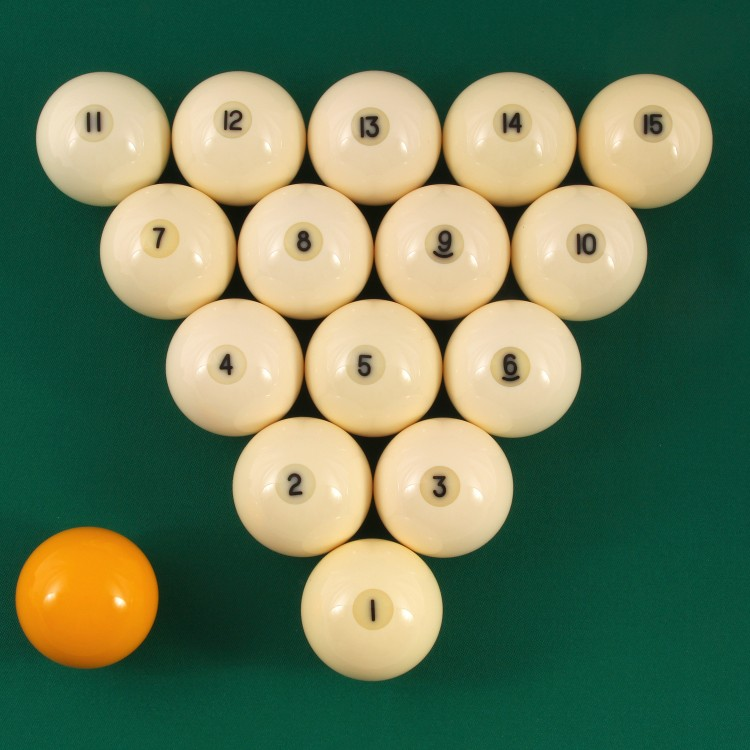
//> input picture laba3oi/ball.jpg, 750 x 750 px
$ ./main   (built with g++ and OpenCV 4)
//> lines starting //> are read from the running program, lines starting //| are printed output that depends on the picture; after the words box and inside, x2 and y2 are one past the last pixel; in counts of white or black regions, pixels touching at a corner belong together
//> further down, image is the input picture: 750 rows x 750 cols, CV_8UC3; mean B, G, R 89.2, 121.4, 100.7
### laba3oi/methods.h
#include <opencv2/opencv.hpp>
#include <opencv2/core/core.hpp>
#include <opencv2/highgui/highgui.hpp>

using namespace cv;
using namespace std;

// Алгоритм вычисления порога бинаризации для полутонового изображения.
// Позволяет разделить пиксели двух классов ("полезные" и "фоновые"),
// рассчитывая порог.

// V
void Otsus_method();

// Метод кластерного анализа, целью которого является разделение m наблюдений
// на k кластеров, при этом каждое наблюдение относится к тому кластеру, к
// центру которого оно ближе всего.

// V
void k_means_method();

// Оператор обнаружения границ изображения.
// 1986 г Джон Кэнни
// Многоступенчатый алгоритм для обнаружения широкого спектра границ в изображениях.

// X
void Canny_method();

// Метод локализирует дефекты текстуры как резко отличающиеся от фона, так и
// образованные поворотом и изменением яркости текстуры.

// X
void regional_expansion_algorythm();

// Алгоритм, применяемы для извлечения элементов из изображения. Предназначен
// для поиска объектов, принадлежащих определенному классу фигур.

// X
void Hough_transform();

### laba3oi/k_means.cpp
#include <iostream>
#include <opencv2/opencv.hpp>

using namespace cv;
using namespace std;

// Особенности :
// В качестве метрики используется Евклидово расстояние
// Число кластеров заранее не известно и выбирается исследователем заранее


// Структура с именем Cluster_params характеризуется:
// media ~ cреднее значение синего, зеленого и красного в кластере
// label ~ идентификатор кластера

struct Cluster_params{
	Vec3b media;
	int label;
};

// [26 lines of commented-out code are left out]

vector<Cluster_params>initClusters(int k, Mat in)
{
	vector<Cluster_params> clusters;
	srand(time(NULL));
	int label=-1;

	for(int i = 0; i < k; i++) {
		Cluster_params clust;
		clust.media = in.at<Vec3b>(rand() % in.rows, rand() % in.cols); //инициализировать media ~ BGR выбранного пикселя
		label++;
		clust.label = label;
		clusters.push_back(clust);
	}

	return clusters;
}

// Метод, который вычисляет евклидово расстояние
// Ввод: значение пикселя1 и значение пикселя2

int distEuclidea(Vec3b p1, Vec3b p2)
{
	return(int)sqrt(pow(p2[0] - p1[0], 2) + pow(p2[1] - p1[1], 2) + pow(p2[2] - p1[2], 2));
}

// Метод, который вычисляет новое среднее.
// Ввод:
// Входное изображение, двумерный массив, содержащий для каждого пикселя идентификатор,
// кластер, к которому он принадлежит, и метка обрабатываемого кластера.
//
// Метод прокручивает исходное изображение и для каждого пикселя проверяет:
// принадлежит ли он обрабатываемому кластеру, да = проверяется,
// совпадает ли (i, j) с меткой обрабатываемого кластера.
// В положительном случае значение среднее сохраняется в векторе.
// Относим наблюдения к тем кластерам, чье среднее к ним ближе всего.

Vec3b mediaCluster(Mat in, int **pixels, int label)
{
	vector<Vec3b> p;
	for(int i = 0; i < in.rows; i++)
		for(int j = 0; j < in.cols; j++)
			if(pixels[i][j] == label)   // если метка совпадает, добавляем в грууппу пикселей
				p.push_back(in.at<Vec3b>(i,j));

	Scalar media, stdDev;
	// Вычисляет среднее и стандартное отклонение элементов массива.
	meanStdDev(p, media, stdDev);  // вычисляем значение среднего значения пикселей группы

	Vec3b bgr;

	bgr[0]= media[0];
	bgr[1] = media[1];
	bgr[2] = media[2];

	return bgr;
}


void kMeans(int k, Mat &in, Mat &out, int iter)
{
	vector<Cluster_params> clusters = initClusters(k,in);

	int **pixels = new int *[in.rows]; // ids
	for(int i = 0; i < in.rows; i++)
		pixels[i] = new int[in.cols];
	for(int i = 0; i < in.rows; i++)
		for(int j = 0; j < in.cols; j++)
				pixels[i][j] = -1;

	int it = 0;
	vector<Cluster_params> olds;
	while(it < iter)
	{ // пока не будет достигнуто максимальное количество итераций
		olds = clusters;
		for(int i = 0; i < in.rows; i++){
			for(int j = 0; j < in.cols; j++){
				// Евклидово расстояние между (i, j) 0-го кластера
				int min = distEuclidea(in.at<Vec3b>(i,j), clusters[0].media);
				int dis = 0;
				// Label
				int c = 0;
				for(int k = 1; k < clusters.size(); k++)
				{ // Теперь управляем расстоянием между пикселями и центроидами оставшихся кластеров
					dis = distEuclidea(in.at<Vec3b>(i,j), clusters[k].media);
					if(dis < min)
					{
						min = dis;
						c = k;
					}
				}
				pixels[i][j] = clusters[c].label; // Устанавливаем (i, j) пиксель как принадлежащий кластеру [c]
			}
		}

		for(int i = 0; i < clusters.size(); i++)
			clusters[i].media = mediaCluster(in, pixels, clusters[i].label);
		int stop = 0;
		for(int i = 0; i < clusters.size(); i++)
		{
			if(olds[i].media != clusters[i].media)  // алгоритм останавливается, когда значения media не меняются
				stop++;
		}
		if(stop == 0)
			break;

		it++;
	}

	for(int i=0;i<in.rows;i++)
	{
		for(int j=0;j<in.cols;j++)
		{
			in.at<Vec3b>(i,j) = clusters[pixels[i][j]].media;
		}
	}

	imwrite("kmeans.jpg",in);

	out = in.clone();

	// [6 lines of commented-out code are left out]
}

### laba3oi/methods.cpp
#include "methods.h"
#include "k_means.cpp"
#include <vector>
#include <math.h>

using namespace std;
using namespace cv;

// Otsu's
//-------------------------------------------------------------------------------------------------------

// Алгоритм предполагает , что изображение содержит два класса пикселей следующих би-модальных гистограмм
// (передний план пикселей и фоновые пикселов), он затем вычисляет оптимальный порог , разделяющий два класса

float helper_in_Otsus_method(int hist[], int level, float v, int pixels_n)
// просто считаем коэффициенты ддля взвешенной суммы, по формулам из отчета
{
	long int total = pixels_n * v, m = 0, rem;
	float w0, w1, u0, u1;
	int n = 0, rem_pixels;

	for (int i = 0; i < level; i++)
	{
		m += i * hist[i];
		n += hist[i];
	}

	rem = total - m;
	rem_pixels = pixels_n - n;

	w0 = (1.0 * n) / (1.0 * pixels_n);
	w1 = (1.0 * rem) / (1.0 * pixels_n);
	u0 = (1.0 * m) / (1.0 * n);
	u1 = (1.0 * rem) / (1.0 * rem_pixels);

	// Метод Оцу ищет порог, уменьшающий дисперсию внутри класса, которая определяется
	// как взвешенная сумма дисперсий двух классов:
	return (w0 * w1 * (u0 - u1) * (u0 - u1));
}

void Otsus_method(Mat &input, Mat &output)
{
	long int u = 0;
	int hist[256], size = input.rows * input.cols, n, pixels_n = size, treshold = 0;
//> size = 562500; pixels_n = 562500
	float v, max = 0, x;
	for (int i; i< 256; i++)
		hist[i] = 0;
	cvtColor(input, input, CV_RGB2GRAY);
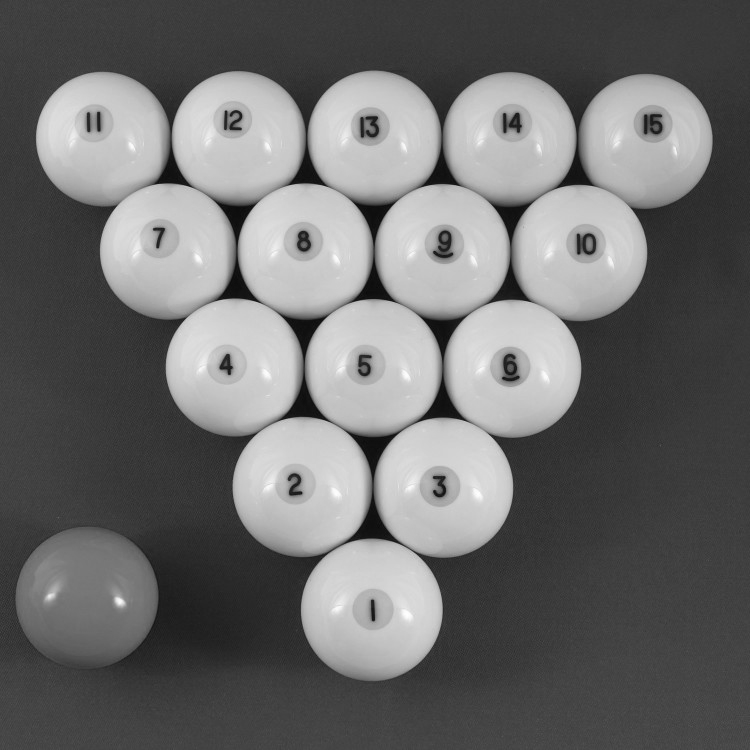
//> input: 750 rows x 750 cols, CV_8UC1; min 8, max 254, mean 109.4

	output = input.clone();

	for (int i = 0; i < output.rows; i++)
	{
		for (int j = 0; j < output.cols; j++)
		{
			n = output.at<uchar>(i, j);  // значение пикселя
			u += n;
			hist[n]++;  // Вычисляем гистограмму
		}
	}
//> this loop made 750 passes
//> (n, u) on passes 1 to 3: (54, 44240), (54, 88388), (56, 132552)
//> after the loop, n = 77; u = 61561436; hist = 256 values, max 21064 at index 57, min 0 at index 0, mean 2197.3

	v = (1.0 * u) / float(pixels_n);  // среднее значение
//> v = 109.4

	for (int i = 1; i < 255; i++)
	{
		x = helper_in_Otsus_method(hist, i, v, pixels_n);
		if (x > max)  // если полученная взвешенная сумма больше, чем имеющееся, то запоминаем ее
					  // и значение порога treshold
		{
			max = x;
			treshold = i;
		}
	}
//> this loop made 254 passes
//> (rem in helper_in_Otsus_method, w1 in helper_in_Otsus_method, u1 in helper_in_Otsus_method, x, max) on passes 9 to 20: (61561420, 109.4, 109.4, 4, 4), (61561384, 109.4, 109.4, 11.86, 11.86), (61561284, 109.4, 109.4, 31.1, 31.1), (61561009, 109.4, 109.4, 78.24, 78.24), (61560481, 109.4, 109.5, 159.5, 159.5), (61559051, 109.4, 109.5, 358.8, 358.8), (61554753, 109.4, 109.5, 904.1, 904.1), (61545903, 109.4, 109.6, 1933.3, 1933.3), (61531743, 109.4, 109.8, 3452.1, 3452.1), (61515270, 109.4, 109.9, 5089.5, 5089.5), (61496352, 109.3, 110.1, 6838.9, 6838.9), (61476991, 109.3, 110.3, 8509.4, 8509.4)
//> (x, max) on passes 61 to 66: (308508.2, 308508.2), (339901.9, 339901.9), (371346, 371346), (403865.2, 403865.2), (437085.8, 437085.8), (472102, 472102)
//> after the loop, max = 802424.9; treshold = 140

	for (int i = 0; i < output.rows; i++)
	{
		for (int j = 0; j < output.cols; j++)
		{
			if (output.at<uchar>(i, j) > treshold)
				output.at<uchar>(i, j) = 255;
			else output.at<uchar>(i, j) = 0;
		}
	}
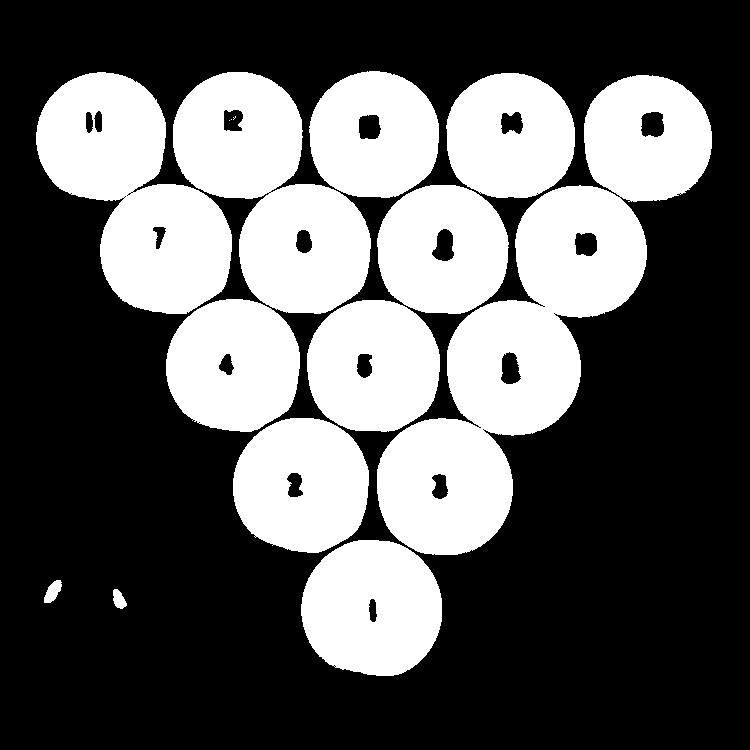
//> output: 750 rows x 750 cols, CV_8UC1; 36.4% white; 15 white regions (3 under 20 px), largest, box (x1, y1, x2, y2) and area: (377, 75, 712, 555) 54747, (36, 72, 232, 314) 26614, (173, 72, 371, 314) 26481

	imwrite("otsu.jpg", output);
}
//-------------------------------------------------------------------------------------------------------

// [28 lines left out: functions k_means_method, Canny_method, regional_expansion_algorythm, Hough_transform, not called in this run]

### laba3oi/main.cpp
#include "methods.cpp"

int main()
{
	Mat image, otsu, k_means;
    image = imread("ball.jpg", CV_LOAD_IMAGE_COLOR);

    namedWindow( "Normal", WINDOW_NORMAL );
    resizeWindow("Normal", 350, 180);
    imshow( "Normal", image );

// Otsu's
// ------------------------------------------------------------------
    Otsus_method(image, otsu);

    namedWindow( "Otsu", WINDOW_NORMAL );
    resizeWindow("Otsu", 350, 180);
    imshow( "Otsu", otsu);
// ------------------------------------------------------------------
    int segments_num = 5;
    kMeans(segments_num, image, k_means, 10);
//> after the loop in initClusters, `for(int i = 0; i < k; i++)`: label = 4
//> in kMeans, `vector<Cluster_params> clusters = initClusters(k,in);`: clusters = 5 items
//> the loop in kMeans, `while(it < iter)` made 10 passes
//> stop on passes 1 to 9: 5, 4, 5, 5, 4, 3, 4, 4, 3
//> after the loop in kMeans, `for(int i=0;i<in.rows;i++)`:
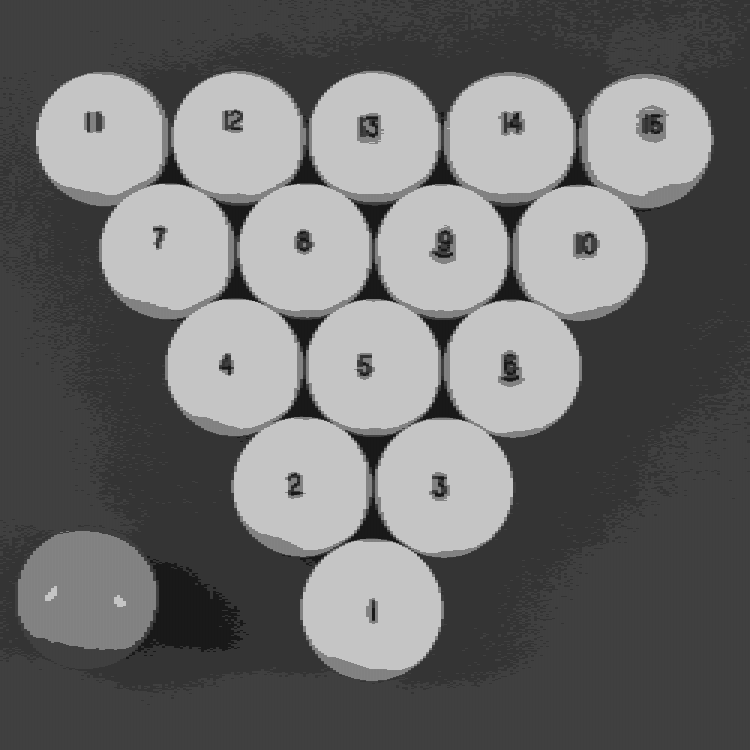
//> in: 750 rows x 750 cols, CV_8UC1; min 24, max 197, mean 109

    namedWindow( "K-means", WINDOW_NORMAL );
    resizeWindow("K-means", 350, 180);
    imshow( "K-means", k_means);

    waitKey();

	return 0;
}
